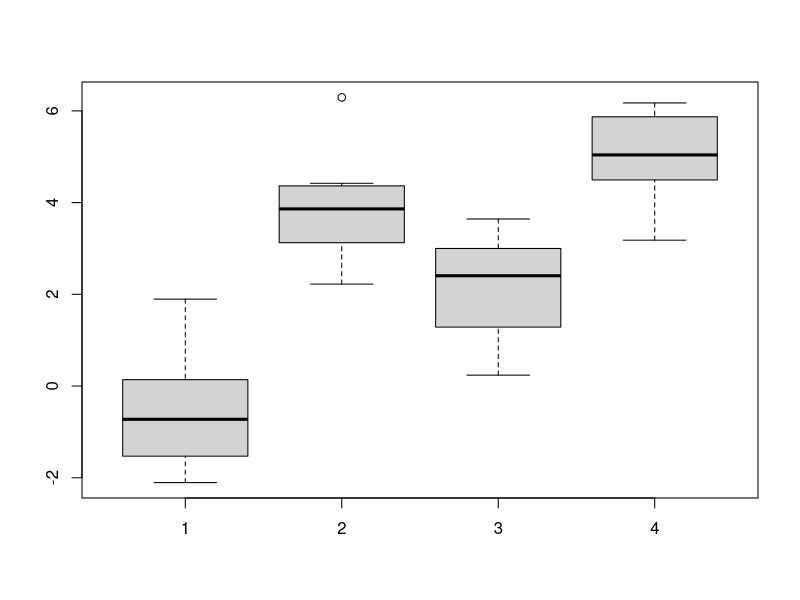
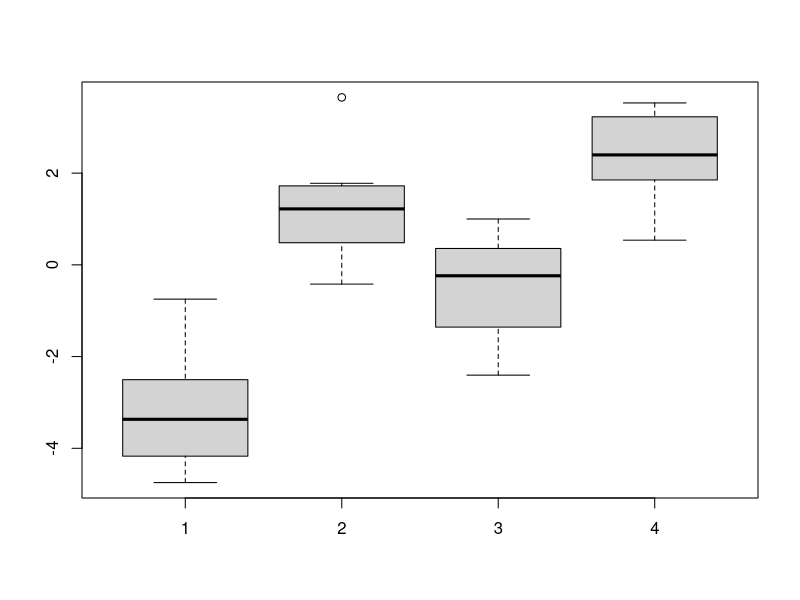
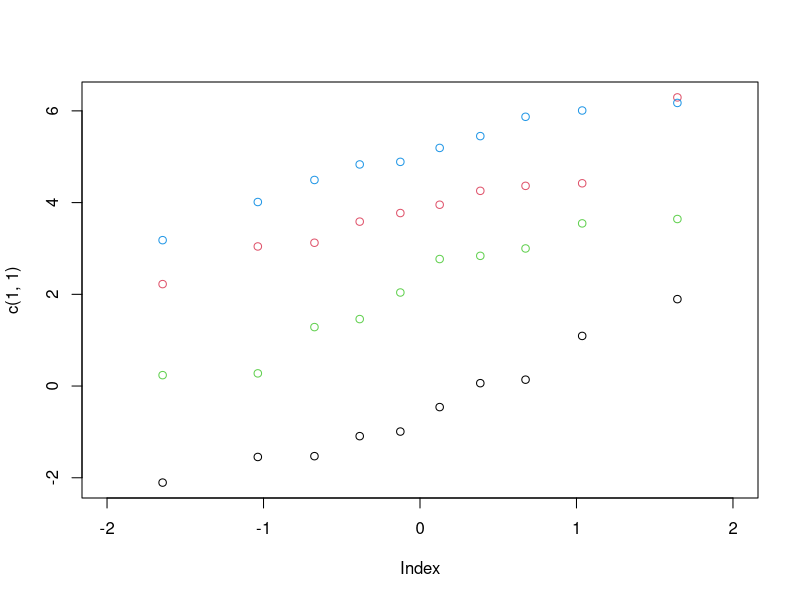

The R source for these figures, in order:
## ---- chunk 1
knitr::opts_chunk$set(echo = TRUE)
## ---- chunk 2
1-pchisq(q=43.77,df=30)
## ---- chunk 3
1-pf(q=2.33,20,24)
## ---- chunk 4
(qt(0.05,df=20)*(sqrt(2/21)))+3
## ---- chunk 5
pt(q=(2.5-3)/(sqrt(2)/sqrt(21)),df=20)
## ---- chunk 6
# Part 3a
# H0: mu1 - mu2 = 0
# H1: mu1 - mu2 != 0
y1 = c( 65, 82, 81, 67, 57, 59, 66, 75, 82, 70 )
y2 = c( 64, 56, 71, 69, 83, 74, 59, 82, 65, 79 )
n1 = 10
n2 = 10
mean1 = mean(y1)
mean2 = mean(y2)

# REJECTION REGION
(t_alpha = qt(0.05/2, n1+n2-2))
(t_alpha1 = qt(1-(0.05/2), n1+n2-2))

(sp = sqrt(((n1-1)*var(y1) + (n2-1)*var(y2))/(n1+n2-2))) 
(t_obs = (mean(y1) - mean(y2))/(sp*sqrt(1/n1 + 1/n2)))

# P-VALUE
(p_val = 2*pt(-t_obs,n1+n2-2))

# CONFIDENCE INTERVAL
(lower_bound = (mean1-mean2)+t_alpha*sp*(sqrt((1/n1)+(1/n2))))
(upper_bound = (mean1-mean2)-t_alpha*sp*(sqrt((1/n1)+(1/n2))))
## ---- chunk 7
# Part 3b
# H0: sigma1 = sigma2
# H1: sigma1 != sigma2 

# REJECTION REGION
(f_alpha = qf(0.05/2, n1-1, n2-1))
(f_alpha1 = qf(1-(0.05/2), n1-1, n2-1))

(f_obs = var(y1)/var(y2))

# P-VALUE 
(p_val_f = 2*pf(f_obs,n1-1,n2-1)) # 2-sided

# CONFIDENCE INTERVAL (why?)
(lower = (var(y1)/var(y2)) * qf(0.05/2, n2-1, n1-1)) 
(upper = (var(y1)/var(y2)) * qf(1-0.05/2, n2-1, n1-1))
## ---- chunk 8
y = matrix(nrow=4,ncol=10)
y[1,] = c( -2.10552316, 1.89491371, -1.52919682, -0.99265143, -0.45911960, 1.09271028, -1.54680778, 0.13890677, 0.06240357, -1.09273045)
y[2,] = c( 4.25667943, 4.36518096, 4.42108835, 3.77229146, 2.22264903, 3.95354759, 6.29377745, 3.58501081, 3.12457306, 3.04360597)
y[3,] = c( 3.64209745, 2.76932242, 1.46001019, 0.23739519, 0.27629510, 2.83897173, 2.99999590, 3.54657820, 2.03955378, 1.28515784)
y[4,] = c( 3.18088593, 5.44976665, 5.87116946, 4.01275036, 6.00826692, 5.19220036, 6.17338313, 4.88846073, 4.49330445, 4.83224707)

# part a
boxplot(y[1,],y[2,],y[3,],y[4,])
## ---- chunk 9
# part b
grand_mean = mean(y)
y_measure = y-grand_mean
boxplot(y_measure[1,],y_measure[2,],y_measure[3,],y_measure[4,])
## ---- chunk 10
# part c
y_bar = c(mean(y[1,]),mean(y[2,]),mean(y[3,]),mean(y[4,]))
(effects = c(y_bar[1]-grand_mean, y_bar[2]-grand_mean, y_bar[3]-grand_mean, y_bar[4]-grand_mean))
## ---- chunk 11
# part d
(se = c(sd(y[1,])/sqrt(10),sd(y[2,])/sqrt(10),sd(y[3,])/sqrt(10),sd(y[4,])/sqrt(10)))
## ---- chunk 12
# part f
n = 10
a = 4
var = c(var(y[1,]),var(y[2,]),var(y[3,]),var(y[4,]))
SS_treatment = n*sum(effects^2)
SS_error = (n-1)*(sum(var))
MS_treatment = SS_treatment/(a-1)
MS_error = SS_error/((n*a)-a)
(F_ratio = MS_treatment / MS_error)
(F_alpha = qf(0.05,a-1,a*n-a,lower.tail=FALSE))
## ---- chunk 13
# part g
x_vec=rep(1:4,10)
y_vec = as.numeric(y) # visually confirm y.vector is the correct y in vector form.
summary.aov(lm(y_vec ~ as.factor(x_vec))) 
## ---- chunk 14
# part h
plot(c(1,1),cex=0, xlim=c(-2,2), ylim=range(y))
for (i in 1:a) {
  x = y[i,]
  n = length(x)
  probs = seq(0.5/n, 1-0.5/n, length = n)
  q = qnorm(probs,0,1)
  points(q,sort(x),col=i)
}
